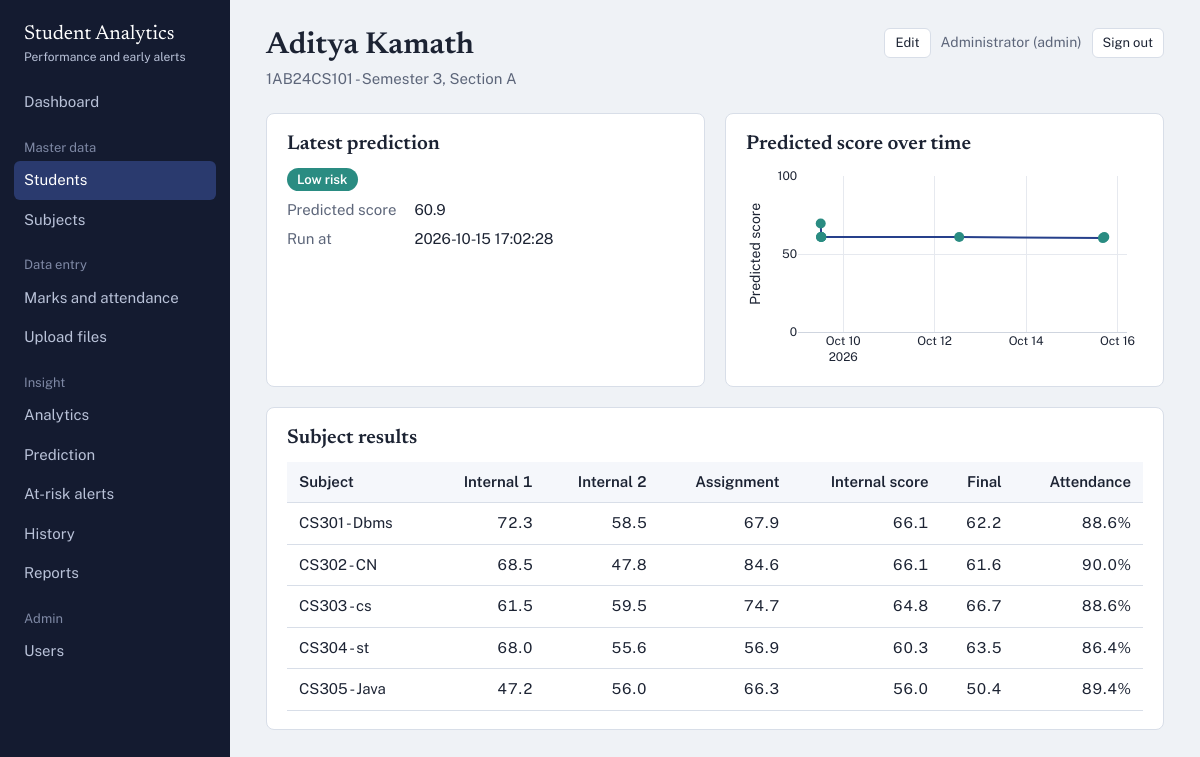
/students/1 (signed in), run on the app's committed database.
### tables this page shows
CREATE TABLE students (
    student_id INTEGER PRIMARY KEY AUTOINCREMENT,
    usn        TEXT NOT NULL UNIQUE,
    name       TEXT NOT NULL,
    gender     TEXT NOT NULL,
    semester   INTEGER NOT NULL CHECK (semester BETWEEN 1 AND 8),
    section    TEXT NOT NULL,
    email      TEXT
);

CREATE TABLE users (
    user_id       INTEGER PRIMARY KEY AUTOINCREMENT,
    name          TEXT NOT NULL,
    email         TEXT NOT NULL UNIQUE,
    password_hash TEXT NOT NULL,
    role          TEXT NOT NULL DEFAULT 'teacher' CHECK (role IN ('admin','teacher')),
    created_at    TEXT NOT NULL DEFAULT (datetime('now'))
);

CREATE TABLE predictions (
    prediction_id   INTEGER PRIMARY KEY AUTOINCREMENT,
    student_id      INTEGER NOT NULL REFERENCES students(student_id) ON DELETE CASCADE,
    predicted_score REAL NOT NULL,
    risk_level      TEXT NOT NULL CHECK (risk_level IN ('Low','Medium','High')),
    predicted_at    TEXT NOT NULL
);

CREATE TABLE marks (
    mark_id    INTEGER PRIMARY KEY AUTOINCREMENT,
    student_id INTEGER NOT NULL REFERENCES students(student_id) ON DELETE CASCADE,
    subject_id INTEGER NOT NULL REFERENCES subjects(subject_id) ON DELETE CASCADE,
    internal1  REAL, internal2 REAL, assignment REAL, final_mark REAL,
    UNIQUE (student_id, subject_id)
);

CREATE TABLE subjects (
    subject_id   INTEGER PRIMARY KEY AUTOINCREMENT,
    subject_code TEXT NOT NULL UNIQUE,
    subject_name TEXT NOT NULL,
    semester     INTEGER NOT NULL CHECK (semester BETWEEN 1 AND 8),
    credits      INTEGER NOT NULL CHECK (credits BETWEEN 1 AND 10)
);

### app.py (the view)
@app.route("/students/<int:sid>")
@login_required
def student_detail(sid):
    student = repo.get_student(sid)
    if not student:
        abort(404)
    rows = []
    for r in repo.student_subject_rows(sid):
        d = dict(r)
        parts = [d[k] for k in ("internal1", "internal2", "assignment")]
        d["internal_score"] = (round(0.35 * parts[0] + 0.35 * parts[1] + 0.30 * parts[2], 1)
                               if None not in parts else None)
        d["attendance_pct"] = (round(d["classes_attended"] / d["classes_held"] * 100, 1)
                               if d["classes_held"] else None)
        rows.append(d)
    history = repo.prediction_history(sid, limit=1)
    return render_template("student_detail.html", student=student, rows=rows,
                           latest=history[0] if history else None)

### app.py (called while the page is built)
def csrf_token():
    if "csrf_token" not in session:
        session["csrf_token"] = secrets.token_hex(16)
    return session["csrf_token"]

@app.before_request
def load_user_and_check_csrf():
    uid = session.get("user_id")
    g.user = repo.get_user(uid) if uid else None
    if request.method == "POST":
        sent = request.form.get("csrf_token") or request.headers.get("X-CSRF-Token")
        if not sent or not secrets.compare_digest(sent, session.get("csrf_token", "")):
            abort(400, "Your session expired or the form was invalid. Go back and try again.")

@app.after_request
def security_headers(resp):
    resp.headers.setdefault("X-Content-Type-Options", "nosniff")
    resp.headers.setdefault("X-Frame-Options", "DENY")
    resp.headers.setdefault("Referrer-Policy", "same-origin")
    return resp

def login_required(view):
    @wraps(view)
    def wrapped(*args, **kwargs):
        if g.user is None:
            return redirect(url_for("login", next=request.path))
        return view(*args, **kwargs)
    return wrapped

### db.py (called while the page is built)
def get_db():
    if "db" not in g:
        path = current_app.config["DATABASE"]
        os.makedirs(os.path.dirname(path), exist_ok=True)
        g.db = sqlite3.connect(path)
        g.db.row_factory = sqlite3.Row
        g.db.execute("PRAGMA foreign_keys = ON")
    return g.db

def q(sql, args=(), one=False):
    cur = get_db().execute(sql, args)
    rows = cur.fetchall()
    cur.close()
    if one:
        return rows[0] if rows else None
    return rows

### repository.py (called while the page is built)
def get_user(user_id):
    return q("SELECT * FROM users WHERE user_id = ?", (user_id,), one=True)

def get_student(student_id):
    return q("SELECT * FROM students WHERE student_id = ?", (student_id,), one=True)

def student_subject_rows(student_id):
    return q("""
        SELECT sub.subject_code, sub.subject_name, sub.credits,
               m.internal1, m.internal2, m.assignment, m.final_mark,
               a.classes_held, a.classes_attended
        FROM marks m
        JOIN subjects sub ON sub.subject_id = m.subject_id
        LEFT JOIN attendance a ON a.student_id = m.student_id AND a.subject_id = m.subject_id
        WHERE m.student_id = ? ORDER BY sub.subject_code""", (student_id,))

### templates/student_detail.html (shortened to what this page needs)
{% extends "base.html" %}
{% block heading %}{{ student.name }}{% endblock %}
{% block subtitle %}<p>{{ student.usn }} - Semester {{ student.semester }}, Section {{ student.section }}</p>{% endblock %}
{% block actions %}<a class="btn small" href="{{ url_for('student_form', sid=student.student_id) }}">Edit</a>{% endblock %}
{% block content %}
<div class="grid2">
  <section class="panel">
    <h2>Latest prediction</h2>
    {% if latest %}
      <p style="margin:0 0 8px"><span class="badge {{ latest.risk_level }}">{{ latest.risk_level }} risk</span></p>
      <dl class="facts"><dt>Predicted score</dt><dd>{{ latest.predicted_score }}</dd><dt>Run at</dt><dd>{{ latest.predicted_at }}</dd></dl>
    {% else %}<p class="hint">This student has not been predicted yet. Run a prediction from the dashboard.</p>{% endif %}
  </section>
  <section class="panel"><h2>Predicted score over time</h2><div id="c-hist" class="chart" style="height:200px"></div></section>
</div>
<section class="panel tablewrap">
  <h2>Subject results</h2>
  {% if rows %}
  <table>
    <thead><tr><th>Subject</th><th class="num">Internal 1</th><th class="num">Internal 2</th><th class="num">Assignment</th><th class="num">Internal score</th><th class="num">Final</th><th class="num">Attendance</th></tr></thead>
    <tbody>{% for r in rows %}
      <tr><td>{{ r.subject_code }} - {{ r.subject_name }}</td>
      <td class="num">{{ r.internal1 if r.internal1 is not none else '-' }}</td><td class="num">{{ r.internal2 if r.internal2 is not none else '-' }}</td>
      <td class="num">{{ r.assignment if r.assignment is not none else '-' }}</td><td class="num">{{ r.internal_score if r.internal_score is not none else '-' }}</td>
      <td class="num">{{ r.final_mark if r.final_mark is not none else '-' }}</td>
      <td class="num">{{ (r.attendance_pct ~ '%') if r.attendance_pct is not none else '-' }}</td></tr>
    {% endfor %}</tbody>
  </table>
  {% else %}<div class="empty">No marks recorded for this student yet.</div>{% endif %}
</section>
{% endblock %}

### templates/base.html (shortened to what this page needs)
<!doctype html>
<html lang="en">
<head>
<link rel="stylesheet" href="{{ url_for('static', filename='css/app.css') }}">
</head>
<body>
{% if g.user %}
<div class="shell">
  <aside class="side">
    <div class="brand">Student Analytics<small>Performance and early alerts</small></div>
    {% set ep = request.endpoint %}
    <nav aria-label="Main">
      <a href="{{ url_for('dashboard') }}" class="{{ 'on' if ep=='dashboard' }}">Dashboard</a>
      <div class="group">Master data</div>
      <a href="{{ url_for('students') }}" class="{{ 'on' if ep in ('students','student_form','student_detail') }}">Students</a>
      <a href="{{ url_for('subjects') }}" class="{{ 'on' if ep in ('subjects','subject_form') }}">Subjects</a>
      <div class="group">Data entry</div>
      <a href="{{ url_for('entry') }}" class="{{ 'on' if ep=='entry' }}">Marks and attendance</a>
      <a href="{{ url_for('upload') }}" class="{{ 'on' if ep=='upload' }}">Upload files</a>
      <div class="group">Insight</div>
      <a href="{{ url_for('analytics_page') }}" class="{{ 'on' if ep=='analytics_page' }}">Analytics</a>
      <a href="{{ url_for('prediction') }}" class="{{ 'on' if ep=='prediction' }}">Prediction</a>
      <a href="{{ url_for('alerts') }}" class="{{ 'on' if ep=='alerts' }}">At-risk alerts</a>
      <a href="{{ url_for('history') }}" class="{{ 'on' if ep=='history' }}">History</a>
      <a href="{{ url_for('reports_page') }}" class="{{ 'on' if ep=='reports_page' }}">Reports</a>
      {% if g.user.role == 'admin' %}
      <div class="group">Admin</div>
      <a href="{{ url_for('users') }}" class="{{ 'on' if ep=='users' }}">Users</a>
      {% endif %}
    </nav>
  </aside>
  <main class="main">
    <div class="top">
      <div>
        <h1>{% block heading %}{% endblock %}</h1>
        {% block subtitle %}{% endblock %}
      </div>
      <div class="who">
        {% block actions %}{% endblock %}
        <span>{{ g.user.name }} ({{ g.user.role }})</span>
        <form method="post" action="{{ url_for('logout') }}">
          <button class="btn small">Sign out</button>
        </form>
      </div>
    </div>
    {% block content %}{% endblock %}
  </main>
</div>
{% else %}
  {% block auth %}{% endblock %}
{% endif %}
</body>
</html>

### static/css/app.css (style rules this page uses)
:root { --ink:#1c2333; --muted:#5d667a; --paper:#eff2f6; --panel:#fff; --line:#d8dee8; --side:#141b30; --side-text:#b9c2d8; --primary:#26408b; --primary-soft:#e5eaf7; --low:#2a8c82; --med:#d99a00; --high:#c8423b; --unrated:#cfd5df; --serif:"Newsreader",Georgia,"Times New Roman",serif; --sans:"Public Sans",system-ui,-apple-system,"Segoe UI",sans-serif; }
* { box-sizing:border-box }
html { font-size:16px }
body { margin:0;background:var(--paper);color:var(--ink);font:15px/1.5 var(--sans) }
a { color:var(--primary) }
h1,h2,h3 { font-family:var(--serif);font-weight:600;line-height:1.2;margin:0 }
h1 { font-size:1.9rem }
h2 { font-size:1.25rem }
.shell { display:grid;grid-template-columns:230px 1fr;min-height:100vh }
.side { background:var(--side);color:var(--side-text);padding:22px 14px;position:sticky;top:0;height:100vh;overflow:auto }
.brand { font-family:var(--serif);font-size:1.25rem;color:#fff;padding:0 10px 18px;line-height:1.2 }
.brand small { display:block;font:12px var(--sans);color:var(--side-text);margin-top:4px }
.side nav a { display:block;color:var(--side-text);text-decoration:none;padding:8px 10px;border-radius:6px;margin:1px 0 }
.side nav a.on { background:#2a3a6e;color:#fff }
.side .group { margin:16px 10px 4px;font-size:13px;color:#7f89a5 }
.main { padding:28px clamp(16px,3vw,40px) 60px;min-width:0 }
.top { display:flex;justify-content:space-between;align-items:flex-start;gap:16px;flex-wrap:wrap;margin-bottom:22px }
.top p { margin:4px 0 0;color:var(--muted) }
.who { display:flex;align-items:center;gap:10px;font-size:14px;color:var(--muted);flex-wrap:wrap }
.who form { margin:0 }
.btn { display:inline-block;border:1px solid var(--line);background:#fff;color:var(--ink);padding:8px 14px;border-radius:6px;font:inherit;cursor:pointer;text-decoration:none }
.btn.small { padding:4px 10px;font-size:13px }
.panel { background:var(--panel);border:1px solid var(--line);border-radius:8px;padding:18px 20px;margin-bottom:20px }
.panel>h2 { margin-bottom:12px }
.grid2 { display:grid;grid-template-columns:repeat(auto-fit,minmax(min(380px,100%),1fr));gap:20px;margin-bottom:20px }
.grid2>.panel { margin:0;min-width:0 }
.chart { height:320px }
.tablewrap { overflow-x:auto }
table { border-collapse:collapse;width:100% }
th,td { text-align:left;padding:9px 12px;border-bottom:1px solid var(--line);vertical-align:middle }
th { font-weight:600;background:#f5f7fb;white-space:nowrap }
td.num,th.num { text-align:right;font-variant-numeric:tabular-nums }
.badge { display:inline-block;padding:2px 10px;border-radius:99px;font-size:13px;font-weight:600;color:#fff }
.badge.Low { background:var(--low) }
dl.facts { display:grid;grid-template-columns:max-content 1fr;gap:6px 18px;margin:0 }
dl.facts dt { color:var(--muted) }
dl.facts dd { margin:0 }

### data on the page
students: name "Aditya Kamath", usn "1AB24CS101", semester "3", section "A"
users: user.name "Administrator", user.role "admin"
predictions: risk_level "Low", predicted_score "60.9", predicted_at "2026-10-15 17:02:28"
marks: subject_code "CS301", subject_name "Dbms", internal1 "72.3", internal2 "58.5", assignment "67.9", internal_score "66.1", final_mark "62.2", attendance_pct "88.6%"
marks: subject_code "CS302", subject_name "CN", internal1 "68.5", internal2 "47.8", assignment "84.6", internal_score "66.1", final_mark "61.6", attendance_pct "90.0%"
marks: subject_code "CS303", subject_name "cs", internal1 "61.5", internal2 "59.5", assignment "74.7", internal_score "64.8", final_mark "66.7", attendance_pct "88.6%"
marks: subject_code "CS304", subject_name "st", internal1 "68.0", internal2 "55.6", assignment "56.9", internal_score "60.3", final_mark "63.5", attendance_pct "86.4%"
marks: subject_code "CS305", subject_name "Java", internal1 "47.2", internal2 "56.0", assignment "66.3", final_mark "50.4", attendance_pct "89.4%"
